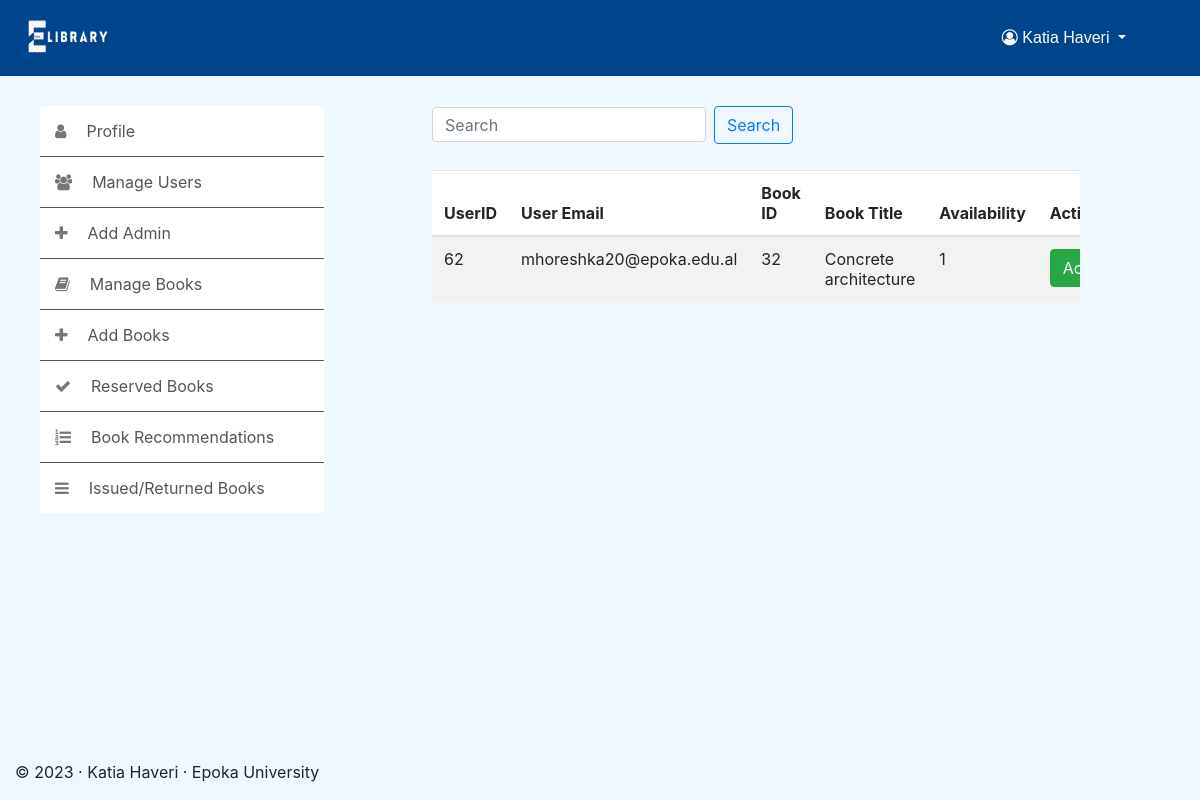
The app's page /admin/reservedbooks.php (signed in) with its own data.
### tables this page shows
CREATE TABLE `reserve` (
  `id` int(11) NOT NULL,
  `bid` int(11) NOT NULL,
  `uid` int(11) NOT NULL,
  `dates` date DEFAULT current_timestamp(),
  `expire` date DEFAULT (`dates` + interval 1 week)
);

CREATE TABLE `users` (
  `id` int(12) NOT NULL,
  `firstname` varchar(50) NOT NULL,
  `lastname` varchar(50) NOT NULL,
  `type` varchar(50) NOT NULL,
  `phoneno` varchar(50) NOT NULL,
  `email` varchar(50) NOT NULL,
  `password` varchar(50) NOT NULL
);

CREATE TABLE `books` (
  `bid` int(11) NOT NULL,
  `title` varchar(200) NOT NULL,
  `image` varchar(1000) NOT NULL,
  `author` varchar(200) NOT NULL,
  `publisher` varchar(50) NOT NULL,
  `description` text NOT NULL,
  `availability` int(11) NOT NULL,
  `year` int(11) NOT NULL,
  `category` varchar(50) NOT NULL,
  `date` date NOT NULL DEFAULT current_timestamp()
);

### admin/reservedbooks.php (the view, shortened to what this page needs)
<html>
<head>
    <link rel="stylesheet" href="https://cdn.jsdelivr.net/npm/bootstrap@4.0.0/dist/css/bootstrap.min.css"
>
    <link rel="stylesheet" href="https://cdnjs.cloudflare.com/ajax/libs/font-awesome/4.7.0/css/font-awesome.min.css">
    <link rel="stylesheet" href="/project/style/style.css" />
</head>
<body>
    <?php
    if (isset($_SESSION['type']) &($_SESSION['type']=='admin' || $_SESSION['type']=='Simpleadmin')) {
    include '/Applications/XAMPP/xamppfiles/htdocs/project/nav.php';
    require('/Applications/XAMPP/xamppfiles/htdocs/project/db.php');
    ?>
    <div class="wrapper">
        <div class="container">
            <div class="row">
                <?php
            require('/Applications/XAMPP/xamppfiles/htdocs/project/menu.php');
            ?>
           <div class="seearch">
                    <nav class="navbar navbar-light center">
                        <form class="form-inline" method="POST">
                            <input class="form-control mr-sm-2" type="search" placeholder="Search" name="search"
                                aria-label="Search">
                            <button class="btn btn-outline-primary my-2 my-sm-0" type="submit"
                                name="seearch">Search</button>
                        </form>
                    </nav>
                    <?php
                    if (isset($_POST['seearch'])) {
                        $s = $_POST['search'];
                        $sql="select * from reserve r, books b, users u where r.bid=b.bid and r.uid=u.id and (b.bid='$s' or r.uid='$s' or b.title like '%$s%' or u.email like '%$s%') ";
                    } else
                        $sql = "select * from reserve,books,users where reserve.bid=books.bid and reserve.uid=users.id ";
                    $result = mysqli_query($con, $sql);
                    $crow = mysqli_num_rows($result);
                    if (!$crow)
                        echo "<br><center><h2><b><i>No Results</i></b></h2></center>";
                    else {
                        ?>
                        <div class="over">
                            <table class="table table-striped bg-white center" style="width:100%; ">
                                <thead>
                                    <tr>
                                        <th scope="col">UserID</th>
                                        <th scope="col">User Email</th>
                                        <th scope="col">Book ID</th>
                                        <th scope="col">Book Title</th>
                                        <th scope="col">Availability</th>
                                        <th>Action</th>
                                    </tr>
                                </thead>
                                <tbody>
                                    <?php
                                    while ($row = mysqli_fetch_array($result)) {
                                        if($row['expire']>=date('Y-m-d')){
                                        $bid = $row['bid'];
                                        $title = $row['title'];
                                        $ava = $row['availability'];
                                        $id = $row['uid'];
                                        $email = $row['email'];
                                        ?>
                                        <tr>
                                            <td>
                                                <?php echo $id ?>
                                            </td>
                                            <td>
                                                <?php echo $email?>
                                            </td>
                                            <td>
                                                <?php echo $bid ?>
                                            </td>
                                            <td>
                                                <?php echo $title ?>
                                            </td>
                                            <td>
                                                <?php echo $ava?>
                                            </td>
                                            <td>
                                                <button class='btn btn-success'><a style='color:white;text-decoration:none'
                                                        href='/project/admin/accept.php?id=<?php echo $id ?>&bid=<?php echo $bid ?>'>Accept</a></button>
                                            </td>
                                        </tr>
                                        <?php
                                    }else{
                                    $expire=$row['expire'];
                                    $sql=mysqli_query($con,"DELETE from reserve where expiredate='$expire'");
                                }
                            }
                        }
                                    ?>
                                </tbody>
                            </table>
                        </div>
                    </div>
                </div>
            </div>
        </div>
<?php
        require '/Applications/XAMPP/xamppfiles/htdocs/project/footer.php';
        ?>
</body>
<?php
 }else{
    header("Location:/project/login.php");
 }
 ?>

### style/style.css (style rules this page uses)
body { background-color: aliceblue !important; min-height: 100vh; display: flex; flex-direction: column; }
.form-control { margin-bottom: 3%; height: 35px; width: 100%; }
.wrapper { padding: 30px 0; }
.row .table { margin: auto; width: 50%; }
.seearch { width: 60%; }
.seearch .navbar { padding: 0px 0px; }
.container { margin-left: 0; max-width: 90%; }
.over { overflow-x: auto; overflow-y: auto; }
@media (min-width: 1000px) { .container { margin-left: 0; } }

### admin/reservedbooks.php (style rules this page uses)
.mb-sm-0, .my-sm-0 { margin-bottom: 10px !important; }

### records on screen
reserve: uid "62", uid.email "mhoreshka20@epoka.edu.al", bid.bid "32", bid.title "Concrete architecture", bid.availability "1"

### other values on screen
$_SESSION['firstname'] "Katia"
$_SESSION['lastname'] "Haveri"
